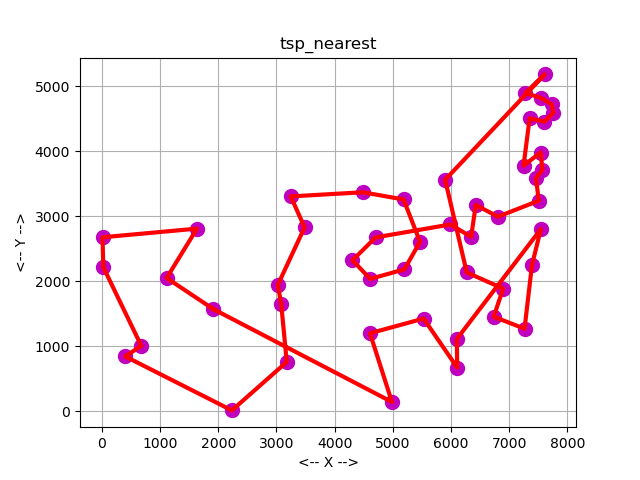

Reproduce this figure in Python.
#! /usr/bin/env python3
#
def tsp_nearest_test ( ):

#*****************************************************************************80
#
## tsp_nearest_test() tests tsp_nearest().
#
#  Licensing:
#
#    This code is distributed under the MIT license.
#
#  Modified:
#
#    08 July 2026
#
#  Author:
#
#    John Burkardt
#
  import matplotlib
  import matplotlib.pyplot as plt
  import numpy as np
  import platform

  print ( '' )
  print ( 'tsp_nearest_test():' )
  print ( '  matplotlib version: ' + matplotlib.__version__ )
  print ( '  numpy version:      ' + np.version.version )
  print ( '  python version:     ' + platform.python_version ( ) )
  print ( '  For the traveling salesperson problem, find a' )
  print ( '  solution by choosing a starting city, and then constructing' )
  print ( '  the tour by always moving to the nearest unvisited city.' )
#
#  Get the distance table.
#
  x = np.array ( [ \
    [ 6734, 1453 ], \
    [ 2233,   10 ], \
    [ 5530, 1424 ], \
    [  401,  841 ], \
    [ 3082, 1644 ], \
    [ 7608, 4458 ], \
    [ 7573, 3716 ], \
    [ 7265, 1268 ], \
    [ 6898, 1885 ], \
    [ 1112, 2049 ], \
    [ 5468, 2606 ], \
    [ 5989, 2873 ], \
    [ 4706, 2674 ], \
    [ 4612, 2035 ], \
    [ 6347, 2683 ], \
    [ 6107,  669 ], \
    [ 7611, 5184 ], \
    [ 7462, 3590 ], \
    [ 7732, 4723 ], \
    [ 5900, 3561 ], \
    [ 4483, 3369 ], \
    [ 6101, 1110 ], \
    [ 5199, 2182 ], \
    [ 1633, 2809 ], \
    [ 4307, 2322 ], \
    [  675, 1006 ], \
    [ 7555, 4819 ], \
    [ 7541, 3981 ], \
    [ 3177,  756 ], \
    [ 7352, 4506 ], \
    [ 7545, 2801 ], \
    [ 3245, 3305 ], \
    [ 6426, 3173 ], \
    [ 4608, 1198 ], \
    [   23, 2216 ], \
    [ 7248, 3779 ], \
    [ 7762, 4595 ], \
    [ 7392, 2244 ], \
    [ 3484, 2829 ], \
    [ 6271, 2135 ], \
    [ 4985,  140 ], \
    [ 1916, 1569 ], \
    [ 7280, 4899 ], \
    [ 7509, 3239 ], \
    [   10, 2676 ], \
    [ 6807, 2993 ], \
    [ 5185, 3258 ], \
    [ 3023, 1942 ] ] )

  n = x.shape[0]
#
#  Request the nearest neighbor estimate.
#
  order, cost = tsp_nearest ( x )
#
#  Report.
#
  print ( '' )
  print ( '  The best itinerary found:' )
  print ( '' )
  print ( '  Step  From  To        Distance' )
  print ( '' )

  for i1 in range ( 0, n ):
    i2 = ( ( i1 + 1 ) % n )
    d = np.linalg.norm ( x[order[i1],:] - x[order[i2],:] )
    print ( '  %4d    %2d  %2d  %14.6g' % ( i2, order[i1], order[i2], d ) )

  print ( '  ----    --  --  --------------' )
  print ( '  Total:          %14.6g' % ( cost ) )
#
#  Display the final solution.
#
  x2 = np.zeros ( [ n, 2 ] )

  for i in range ( 0, n ):
    i2 = order[i]
    x2[i,:] = x[i2,:]
#
#  Send the data to the plotter.
#
  prefix = 'tsp_nearest'
  tsp_display ( prefix, n, x2 )
#
#  Terminate.
#
  print ( '' )
  print ( 'tsp_nearest_test():' )
  print ( '  Normal end of execution.' )

  return

def tsp_nearest ( x ):

#*****************************************************************************80
#
## tsp_nearest() seeks an optimal traveling salesperson path by the nearest neighbor method.
#
#  Licensing:
#
#    This code is distributed under the MIT license.
#
#  Modified:
#
#    06 June 2026
#
#  Author:
#
#    John Burkardt
#
#  Input:
#
#    real x[n,2]: the coordinates of the cities.
#
#  Output:
#
#    integer order_best[n]: the order in which cities are visited.
#
#    real cost_test: the length of the round trip.
#
  import numpy as np
  import platform

  print ( '' )
  print ( 'tsp_nearest():' )
  print ( '  For the traveling salesperson problem, find a' )
  print ( '  solution by choosing a starting city, and then constructing' )
  print ( '  the tour by always moving to the nearest unvisited city.' )

  n = x.shape[0]
#
#  Initialize the best cost and tour.
#
  cost_best = np.inf
  order_best = np.arange ( n )
#
#  Let each city be the starting point.
#
  for start in range ( 0, n ):

    order = tsp_path_nearest ( n, x, start )
    cost = tsp_tour_cost ( n, x, order )

    if ( cost < cost_best ):
      order_best = order.copy()
      cost_best = cost
      print ( '  Tour starting at city', start, ' costs ', cost )

  return order_best, cost_best

def tsp_display ( prefix, n, x ):

#*****************************************************************************80
#
## tsp_display() plots cities and a tour connecting them.
#
#  Discussion:
#
#    The code automatically appends a final stop at the first city.
#
#  Licensing:
#
#    This code is distributed under the MIT license.
#
#  Modified:
#
#    28 July 2026
#
#  Author:
#
#    John Burkardt
#
#  Input:
#
#    string prefix: a string that defines the name of
#    the problem.  It is also used to create file names needed for
#    input to gnuplot.
#
#    integer n: the number of cities.
#
#    real x(n,2): the x and y coordinates of the cities.
#
  import matplotlib.pyplot as plt
  import numpy as np

  plt.clf ( )
  plt.plot ( x[:,0], x[:,1], 'm.', markersize = 20 )
  x = np.append ( x, [ x[0,0], x[0,1] ] )
  x = np.reshape ( x, [n+1,2] )
  plt.plot ( x[:,0], x[:,1], 'r-', linewidth = 3 )
  plt.grid ( True )
  plt.xlabel ( '<-- X -->' )
  plt.ylabel ( '<-- Y -->' )
  plt.title ( prefix )
  filename = prefix + '.png'
  plt.savefig ( filename )
  print ( '  Graphics saved as "' + filename + '"' )
  plt.close ( )

  return

def tsp_tour_cost ( n, x, order ):

#*****************************************************************************80
#
## tsp_tour_cost() evaluates the cost of a TSP tour.
#
#  Licensing:
#
#    This code is distributed under the MIT license.
#
#  Modified:
#
#    15 June 2026
#
#  Author:
#
#    John Burkardt
#
#  Input:
#
#    integer n: the number of cities.
#
#    real x(n,:): the city coordinates.
#
#    integer order(n): the order in which the cities are visited.
#
#  Output:
#
#    real cost: the cost of the route.
#
  import numpy as np

  cost = 0.0
  i1 = n - 1
  for i2 in range ( 0, n ):
    cost = cost + np.linalg.norm ( x[order[i1],:] - x[order[i2],:] )
    i1 = i2

  return cost

def tsp_path_nearest ( n, x, start ):

#*****************************************************************************80
#
## tsp_path_nearest() finds a nearest neighbor route for a given start.
#
#  Licensing:
#
#    This code is distributed under the MIT license.
#
#  Modified:
#
#    08 July 2026
#
#  Author:
#
#    John Burkardt
#
#  Input:
#
#    integer N, the number of cities.
#
#    real x[n,2]: the city coordinates.
#
#    integer START, the starting city.
#
#  Output:
#
#    integer order[n]:, a route that starts at START.
#
  import numpy as np
#
#  Set up distance matrix
#
  d = np.zeros ( [ n, n ] )

  for i in range ( 0, n ):
    for j in range ( 0, n ):
      d[i,j] = np.linalg.norm ( x[i,:] - x[j,:] )

  d[:,start] = np.inf

  for i in range ( 0, n ):
    d[i,i] = np.inf
#
#  Build the order array.
#
  order = np.zeros ( n, dtype = int )
  order[0] = start

  c1 = start
  for j in range ( 1, n ):
    c2 = np.argmin ( d[c1,:] )
    order[j] = c2
    d[:,c2] = np.inf
    c1 = c2

  return order

def timestamp ( ):

#*****************************************************************************80
#
## timestamp() prints the date as a timestamp.
#
#  Licensing:
#
#    This code is distributed under the MIT license. 
#
#  Modified:
#
#    21 August 2019
#
#  Author:
#
#    John Burkardt
#
  import time

  t = time.time ( )
  print ( time.ctime ( t ) )

  return

if ( __name__ == '__main__' ):
  timestamp ( )
  tsp_nearest_test ( )
  timestamp ( )
